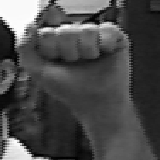
#> input picture data/00_0_0102.png, 160 x 160 px; its folder holds only this picture in this run
$ jupyter execute --allow-errors data_preprocessing.ipynb
#> lines starting #> are read from the running program, lines starting #| are printed output that depends on the picture
# ASL Handshape Data

## Description of data
Link to data found on Nicolas Pugeault's website
(http://empslocal.ex.ac.uk/people/staff/np331/index.php?section=FingerSpellingDataset). The dataset is of 24 static handshapes corresponding to English letters (excluding the letters "J" and "Z" since they require motion). The data comprises of 5 different non-native signers of about 60,000 RGB (intensity) images and depth images. The images have some rotational variance as the subject moved their hand during the image capture.

## Notebook setup

Run this section if data is already partially processed

[cell 1]
import os
import re
import sys
import numpy as np
import pandas as pd
import matplotlib.pyplot as plt
from PIL import Image
from functools import reduce

## Variables needed for reference throughout sections
dataset_url = 'www.cvssp.org/FingerSpellingKinect2011/fingerspelling5.tar.bz2'
filename = 'fingerspelling5.tar.bz2'
# Data directory
final_data_dir = 'data'
# Data's top-level directory (after download & decompreshion)
dataset_dir = 'dataset5'
# Filename for image sizes
img_sizes_csv = 'image_sizes.csv'

## Grabbing data

Below is a script to download the data to the local machine. Note that compressed file is over 2GB. If the data was already retrieved, you can skip this section and start with the preprocessing the dataset.

[cell 2]
# Link to dataset and
os.system('wget {URL}'.format(URL=dataset_url))

[cell 3]
# Uncompress
os.system('tar xjf {}'.format(filename))

## Removing and relabelling data

Only RGB image data is needed and should be relabelled so that the files can be easily be placed into one directory but still contain metadata for classification, validation, and testing.

[cell 4]
# Make a new data directory if doesn't exist
if not os.path.exists(final_data_dir):
    os.makedirs(final_data_dir)

# Define patterns for depth files & RGB files
# Format: `depth_0_0528.png` & `color_12_0137.png`
pattern_depth_file = '(depth\w*.png)'
pattern_rgb_file = 'color_\d*_(\d*).png'
# Number of files renamed/delted
n_del, n_rename = 0,0

# Save that this is a new subject (numerical since letter can be confusing)
# Each subject in directory with a letter ('A','B','C',...)
#> (the rest of this cell did not finish here and is left out)

## Exploring image size

The next step would be to make all images the same size, however it is unclear what are the images' current sizes. So a quick exploration will done to determine how the images will be resized (and padded if needed).

[cell 5]
# Create headers for dataframe columns
img_dict = {'filename':[], 'width':[], 'height':[]}

# Get only relevant files
file_list = [x for x in os.listdir(final_data_dir) if re.search('\w*png', x)]
for img_filename in file_list:
    # Open up the image file and get relevant info
    img_path = os.path.join(final_data_dir, img_filename)
    img = Image.open(img_path)
#> img is the input picture: PIL image 160x160 L; min 1, max 253, mean 74.5
    width, height = img.size
#> width = 160; height = 160
    # Add it to a dictionary before converting to dataframe
    img_dict['filename'].append(img_filename)
    img_dict['width'].append(width)
    img_dict['height'].append(height)

# Convert to dataframe and save to CSV
img_df = pd.DataFrame(data=img_dict)
img_df.to_csv(img_sizes_csv)

[cell 6]
# Load in CSV to df if continuing
img_df = pd.read_csv(img_sizes_csv)
#> (reads image_sizes.csv from the repository)

[cell 7]
# Creating some new variables to get better idea of images
img_df['area'] = img_df.apply(lambda row: row.width * row.height, axis=1)
img_df['aspect'] = img_df.apply(lambda row: row.width / row.height, axis=1)

[cell 8]
ax = img_df['height'].hist(bins=100)

ax.set_title('Distribution of Images\' Heights')
ax.set_xlabel('Height of image (in pixels)')
ax.set_ylabel('Number of images')
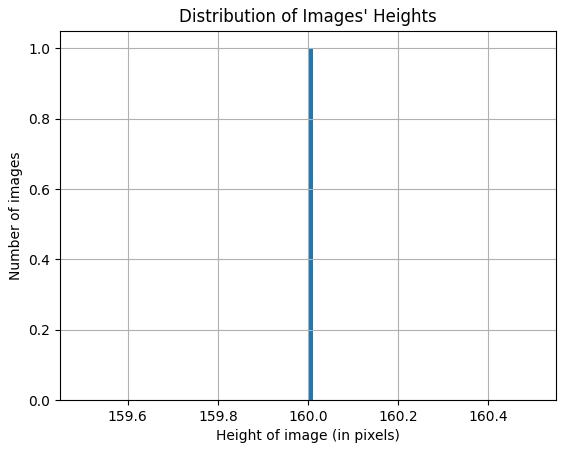
#> figure drawn by matplotlib, 1 panel; tallest bar 1 high, from x = 160 to 160

[cell 9]
ax = img_df['width'].hist(bins=100)

ax.set_title('Distribution of Images\' Widths')
ax.set_xlabel('Width of image (in pixels)')
ax.set_ylabel('Number of images')
#> figure, not shown here; tallest bar 1 high, from x = 160 to 160

[cell 10]
# Observing the total pixel area
ax = img_df['area'].hist(bins=100)

ax.set_title('Distribution of Images\' Area')
ax.set_xlabel('Height of image (in pixels*pixels)')
ax.set_ylabel('Number of images')
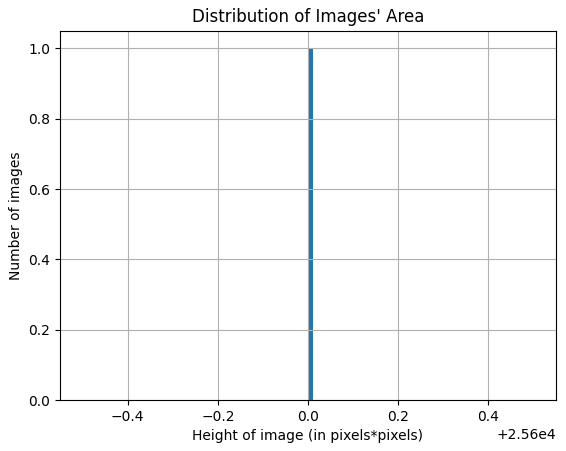
#> figure drawn by matplotlib, 1 panel; tallest bar 1 high, from x = 25600 to 25600

[cell 11]
# Observing the pixel aspect ratio
img_df['aspect'].hist(bins=100)

ax.set_title('Distribution of Images\' Aspect Ratio')
ax.set_xlabel('Aspect ratio of image (width / height)')
ax.set_ylabel('Number of images')
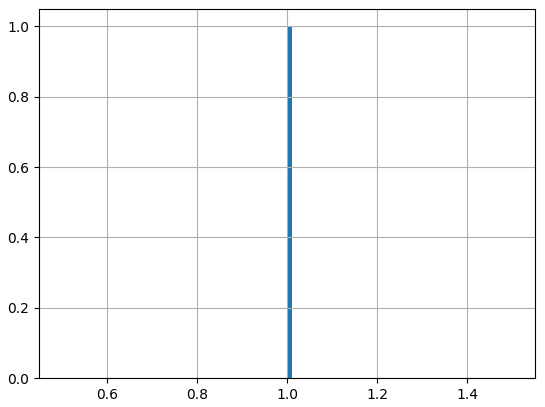
#> figure drawn by matplotlib, 1 panel; tallest bar 1 high, from x = 1 to 1.01

[cell 12]
img_df.describe()

### Image sizes observations

Looking at our images different sizes, one can pick up on some patterns in the data. First the smallest the height or width each goes down is $64$ pixels while the maximums go to over about $270$ and $250$ pixels for height and width respectively. Height is roughly a normal curve centered near $145$ pixels while width is skewed towards smaller values with an average of about $100$ pixels.

Aspect ratio and area metrics were also created from the data. The area gives us literally how many inputs there would be for the model if we simply input the pixels. The aspect ratio gives the relative size of height and width.

One can notice that the aspect ratio trends below $1.0$ meaning that most images are taller than they are wide. This makes sense since the images likely capture part of the arm which for most signs creates a more vertical image. Less than $25\%$ of all images have an aspect ratio above the $1.0$ which corresponds with images wider than they are tall.

One can also notice that the area metric is heavily skewed toward smaller values. This fits with the aspect ratio and likely is because of the skew in width. The average number of pixels in the images is about $15000$ pixels and less than $25\%$ have more than $18000$ pixels.

### Determinig image resizing action

Taking this information from the dataset, a procedure can be created to resize these images. Since the model will be using a convolutional neural network (CNN) architecture, the images must be fixed and benefits in being square that is the width and height must be equal. Ideally, one would like the images to keep as much information as possible during the resize but due to computing resource limits, the images shouldn't simply enlarged to fit to the maximums. Therefore, in resizing the images most images should retain most (if not all) of their information while there are fewer images losing information. Note that the images should not be cropped since they have already been cropped around the images' handshapes.

From the data exploration, it can be observed that most images are taller than wide. It would then make sense that resizing the data should favor taller images since this is more common in the data. One solution is to add padding to images so that the width matches with the height. However, by adding the padding can give bias to the model if particular letters have differing aspect ratios (see the histogram plots below). In other words, the model could simply learn based on the padding instead of the handshape in the image. Thus stretching/squeezing or rescaling the image seems to be preferred even if the images will lose more information.

[cell 13]
# Get the handshape from file name (convert number to letter)
img_df['handshape'] = img_df.apply(lambda row: chr(int(row.filename[:2])+65), axis=1)
# Plot the histograms by handshape
img_df['aspect'].hist(by=img_df['handshape'])
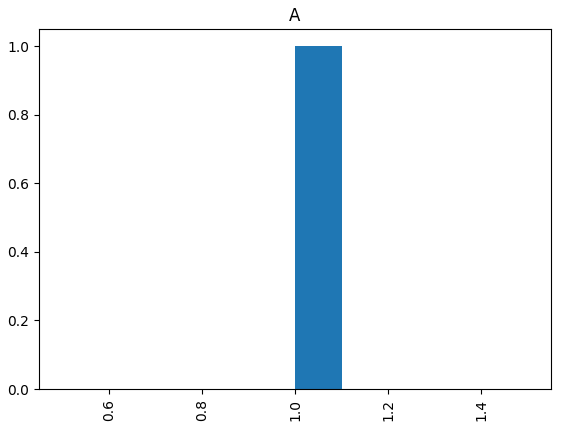
#> figure drawn by matplotlib, 1 panel; tallest bar 1 high, from x = 1 to 1.1
